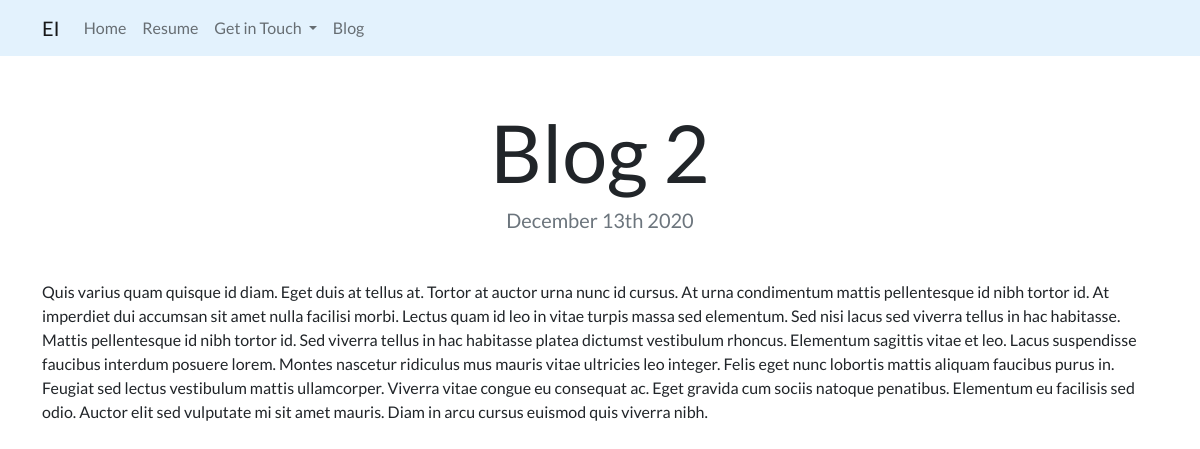
The app's page /blog/2/ with its own data.
### blog/models.py (models this page shows, shortened)
class Blog(models.Model):
    title = models.CharField(max_length=200)
    description = models.TextField()
    date = models.DateField()

### blog/views.py (the view)
# urls.py: path('<int:blog_id>/', views.detail, name='detail'),
def detail(request, blog_id):
    blog = get_object_or_404(Blog, pk=blog_id)
    return render(request, 'blog/detail.html', {'blog': blog})

### templates/blog/detail.html
{% extends "portfolio/base.html" %}
{% load static %}
{% block content %}
<h1 class="text-center mt-5" id="blogdetailtitle">{{ blog.title }}</h1>
<h5 class="text-center text-muted mb-5">{{ blog.date|date:'F jS Y' }}</h5>
{{ blog.description|safe }}
{% endblock %}

### portfolio/static/css/custom.css (style rules this page uses)
body { font-family: 'Lato', sans-serif; }
@media (min-width: 992px) { #blogdetailtitle { font-size: 5rem; } }

### records on screen
Blog: title "Blog 2", date "December 13th 2020", description "Quis varius quam quisque id diam. Eget duis at tellus at. Tortor at auctor urna nunc id cursus. At urna condimentum mattis pellentesque id nibh tortor id. At imperdiet dui accumsan sit amet nulla facilisi morbi. Lectus quam id leo in vitae turpis massa sed elementum. Sed nisi lacus sed viverra tellus in hac habitasse. Mattis pellentesque id nibh tortor id. Sed viverra tellus in hac habitasse platea dictumst vestibulum rhoncus. Elementum sagittis vitae et leo. Lacus suspendisse faucibus interdum posuere lorem. Montes nascetur ridiculus mus mauris vitae ultricies leo integer. Felis eget nunc lobortis mattis aliquam faucibus purus in. Feugiat sed lectus vestibulum mattis ullamcorper. Viverra…"
